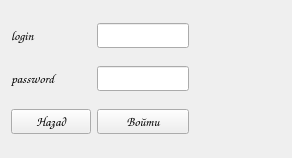
<?xml version="1.0" encoding="UTF-8"?>
<ui version="4.0">
 <class>AuthWidget</class>
 <widget class="QWidget" name="AuthWidget">
  <property name="geometry">
   <rect>
    <x>0</x>
    <y>0</y>
    <width>292</width>
    <height>158</height>
   </rect>
  </property>
  <property name="sizePolicy">
   <sizepolicy hsizetype="Fixed" vsizetype="Fixed">
    <horstretch>0</horstretch>
    <verstretch>0</verstretch>
   </sizepolicy>
  </property>
  <property name="windowTitle">
   <string>Авторизация</string>
  </property>
  <layout class="QGridLayout" name="gridLayout">
   <item row="2" column="1">
    <widget class="QLabel" name="label_2">
     <property name="font">
      <font>
       <family>Comic Sans MS</family>
       <pointsize>10</pointsize>
      </font>
     </property>
     <property name="text">
      <string>password</string>
     </property>
    </widget>
   </item>
   <item row="3" column="3">
    <widget class="QPushButton" name="enter">
     <property name="font">
      <font>
       <family>Comic Sans MS</family>
       <pointsize>10</pointsize>
      </font>
     </property>
     <property name="text">
      <string>Войти</string>
     </property>
    </widget>
   </item>
   <item row="0" column="3">
    <widget class="QLineEdit" name="login">
     <property name="font">
      <font>
       <family>Comic Sans MS</family>
       <pointsize>10</pointsize>
      </font>
     </property>
    </widget>
   </item>
   <item row="0" column="1">
    <widget class="QLabel" name="label">
     <property name="font">
      <font>
       <family>Comic Sans MS</family>
       <pointsize>10</pointsize>
      </font>
     </property>
     <property name="text">
      <string>login</string>
     </property>
    </widget>
   </item>
   <item row="2" column="3">
    <widget class="QLineEdit" name="password">
     <property name="font">
      <font>
       <family>Comic Sans MS</family>
       <pointsize>10</pointsize>
      </font>
     </property>
    </widget>
   </item>
   <item row="3" column="1">
    <widget class="QPushButton" name="back">
     <property name="font">
      <font>
       <family>Comic Sans MS</family>
       <pointsize>10</pointsize>
      </font>
     </property>
     <property name="text">
      <string>Назад</string>
     </property>
    </widget>
   </item>
   <item row="3" column="4">
    <spacer name="horizontalSpacer_2">
     <property name="font">
      <font>
       <family>Comic Sans MS</family>
       <pointsize>10</pointsize>
      </font>
     </property>
     <property name="orientation">
      <enum>Qt::Horizontal</enum>
     </property>
     <property name="sizeHint" stdset="0">
      <size>
       <width>40</width>
       <height>20</height>
      </size>
     </property>
    </spacer>
   </item>
  </layout>
 </widget>
 <resources/>
 <connections/>
</ui>
